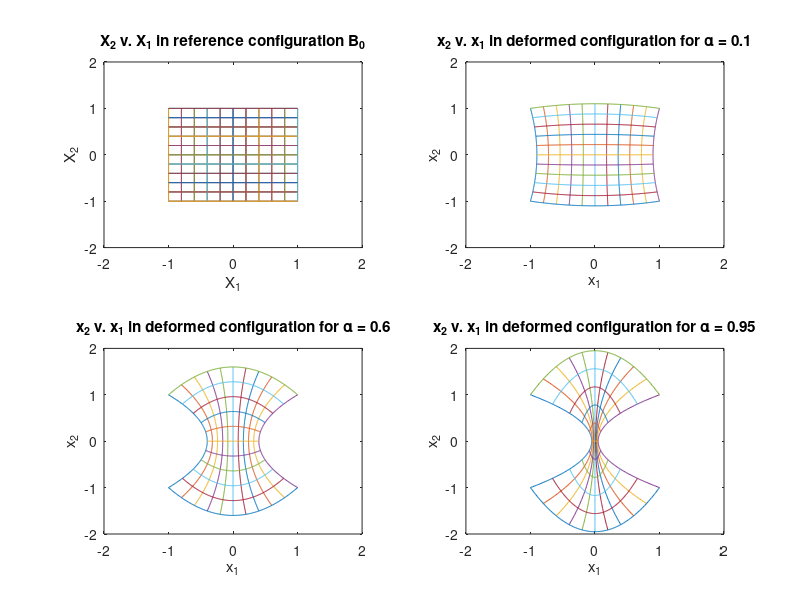

Write MATLAB code to recreate this figure.
% Mechanical Engineering 338A - Continuum Mechanics
% Erik Lamoureux
% July 13, 2018

%% Problem 1: Simple deformation mapping questions (35)

% Initialize alpha
alpha = [0.1 0.6 0.95];

% Iterate through all three alpha values
for h = 1:3
    
    % Iterate through all vertical lines
    for i = 1:11
        
        % Iterate through lines with a resolution of 201 points
        for j = 1:201
            
            % Determine X1 and X2 for the reference configuration
            X1(i,1,j) = -1 + 0.2*(i - 1);
            X1(i,2,j) = 1 - 0.01*(j - 1); 
            
            % Determine x1 and x2 for the deformed configuration
            phi_X(i,1,j) = (X1(i,1,j) + alpha(h).*X1(i,1,j).*(X1(i,2,j) - 1).*(X1(i,2,j) + 1));
            phi_X(i,2,j) = (X1(i,2,j) - alpha(h).*X1(i,2,j).*(X1(i,1,j) - 1).*(X1(i,1,j) + 1));  
            
        end
        
        % Convert multidimensional arrays to matrices to be used in plots
        X_1(i,:) = X1(i,1,:);
        X_2(i,:) = X1(i,2,:);
        phi_X1(i,:) = phi_X(i,1,:);
        phi_X2(i,:) = phi_X(i,2,:);
        
        % Plot reference configuration
        subplot(2,2,1)
        plot(X_1(i,:),X_2(i,:))
        xlim([-2 2])
        ylim([-2 2])
        hold on
        
        % Plot deformed configuration
        subplot(2,2,h+1)
        plot(phi_X1(i,:),phi_X2(i,:))
        xlim([-2 2])
        ylim([-2 2])
        hold on
        
    end
    
    % Iterate through all horizontal lines
    for i = 1:11
                
        % Iterate through lines with a resolution of 201 points
        for j = 1:201
            
            % Determine X1 and X2 for the reference configuration
            X1(i,1,j) = -1 + 0.01*(j - 1);
            X1(i,2,j) = 1 - 0.2*(i - 1);

            % Determine x1 and x2 for the deformed configuration
            phi_X(i,1,j) = (X1(i,1,j) + alpha(h).*X1(i,1,j).*(X1(i,2,j) - 1).*(X1(i,2,j) + 1));
            phi_X(i,2,j) = (X1(i,2,j) - alpha(h).*X1(i,2,j).*(X1(i,1,j) - 1).*(X1(i,1,j) + 1));
            
        end
        
        % Convert multidimensional arrays to matrices to be used in plots
        X_1(i,:) = X1(i,1,:);
        X_2(i,:) = X1(i,2,:);
        phi_X1(i,:) = phi_X(i,1,:);
        phi_X2(i,:) = phi_X(i,2,:);
        
        % Plot reference configuration
        subplot(2,2,1)
        plot(X_1(i,:),X_2(i,:))
        xlim([-2 2])
        ylim([-2 2])
        xlabel('X_1')
        ylabel('X_2')
        title('X_2 v. X_1 in reference configuration B_0')
        hold on
        
        % Plot deformed configuration
        subplot(2,2,h+1)
        plot(phi_X1(i,:),phi_X2(i,:))
        xlim([-2 2])
        ylim([-2 2])
        xlabel('x_1')
        ylabel('x_2')
        title(['x_2 v. x_1 in deformed configuration for {\alpha} = ',num2str(alpha(h)) ])
        hold on
        
    end
    
end
